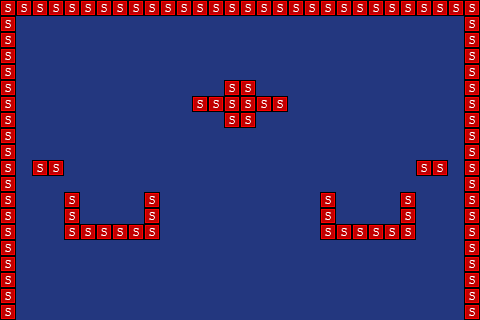

Below is a game level as drawn by its tile map, then a one-line description and the .tmx that defines it (tile-layer data replaced by summaries):
An orthogonal 30x20 tile map with 16x16 px tiles, 2 tile layers (Background, collision), 3 tilesets and 32 objects (31x brick, paddle).

<map version="1.0" orientation="orthogonal" width="30" height="20" tilewidth="16" tileheight="16" backgroundcolor="#23377f">
 <tileset firstgid="1" name="tiles" tilewidth="16" tileheight="16">
  <image source="../img/tiles.png" width="80" height="224" />
 </tileset>
 <tileset firstgid="71" name="brick" tilewidth="16" tileheight="16">
  <image source="../img/brick.png" width="32" height="16" />
 </tileset>
 <tileset firstgid="73" name="solid-tile" tilewidth="16" tileheight="16">
  <image source="../img/solid-tile.png" width="16" height="16" />
  <tile id="0">
   <properties>
    <property name="type" value="solid" />
   </properties>
  </tile>
 </tileset>
 <layer name="Background" width="30" height="20">
  <data>[600 cells, 98 non-empty, 3 distinct tile ids]</data>
 </layer>
 <objectgroup color="#ff0000" name="Entity-paddle" width="30" height="20">
  <object name="paddle" x="208" y="272" width="48" height="16" />
 </objectgroup>
 <objectgroup color="#bd0000" name="entity-brick" width="30" height="20">
  <object name="brick" x="16" y="16" width="32" height="16" />
  <object name="brick" x="208" y="16" width="32" height="16" />
  <object name="brick" x="176" y="16" width="32" height="16" />
  <object name="brick" x="144" y="16" width="32" height="16" />
  <object name="brick" x="112" y="16" width="32" height="16" />
  <object name="brick" x="80" y="16" width="32" height="16" />
  <object name="brick" x="48" y="16" width="32" height="16" />
  <object name="brick" x="81" y="34" width="32" height="16" />
  <object name="brick" x="336" y="16" width="32" height="16" />
  <object name="brick" x="304" y="16" width="32" height="16" />
  <object name="brick" x="272" y="16" width="32" height="16" />
  <object name="brick" x="240" y="16" width="32" height="16" />
  <object name="brick" x="336" y="16" width="32" height="16" />
  <object name="brick" x="368" y="16" width="32" height="16" />
  <object name="brick" x="400" y="16" width="32" height="16" />
  <object name="brick" x="432" y="16" width="32" height="16" />
  <object name="brick" x="81" y="50" width="32" height="16" />
  <object name="brick" x="369" y="32" width="32" height="16" />
  <object name="brick" x="81" y="67" width="32" height="16" />
  <object name="brick" x="369" y="48" width="32" height="16" />
  <object name="brick" x="369" y="63" width="32" height="16" />
  <object name="brick" x="130" y="97" width="32" height="16" />
  <object name="brick" x="321" y="96" width="32" height="16" />
  <object name="brick" x="224" y="62" width="32" height="16" />
  <object name="brick" x="351" y="192" width="32" height="16" />
  <object name="brick" x="145" y="49" width="32" height="16" />
  <object name="brick" x="288" y="49" width="32" height="16" />
  <object name="brick" x="225" y="129" width="32" height="16" />
  <object name="brick" x="94" y="192" width="32" height="16" />
  <object name="brick" x="419" y="194" width="32" height="16" />
  <object name="brick" x="32" y="192" width="32" height="16" />
 </objectgroup>
 <layer name="collision" width="30" height="20">
  <data>[600 cells, 102 non-empty, 1 distinct tile ids]</data>
 </layer>
</map>
